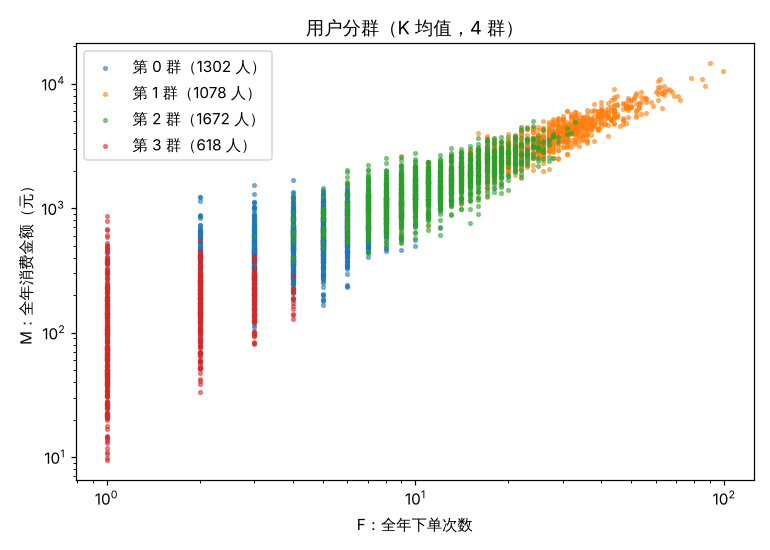

Source code (Python):
"""实验 9-2：RFM 用户分群——先按规则分，再用 K 均值聚类"""
from pathlib import Path
import numpy as np
import pandas as pd
import matplotlib.pyplot as plt
from sklearn.preprocessing import StandardScaler
from sklearn.cluster import KMeans

plt.rcParams["font.sans-serif"] = ["SimHei", "Microsoft YaHei", "PingFang SC",
                                   "WenQuanYi Zen Hei", "Noto Sans CJK SC"]
plt.rcParams["axes.unicode_minus"] = False

DATA = Path(__file__).resolve().parents[1] / "data"
orders = pd.read_csv(DATA / "orders.csv", parse_dates=["下单时间"])
today = pd.Timestamp("2026-01-01")               # 以 2026 年 1 月 1 日作为“今天”

# ---------- 1. 计算每个用户的 R、F、M ----------
rfm = orders.groupby("user_id").agg(
    最近下单=("下单时间", "max"),
    F=("order_id", "count"),                     # 频率：下了几单
    M=("实付金额", "sum"),                       # 金额：一共花了多少钱
)
rfm["R"] = (today - rfm["最近下单"]).dt.days    # 最近一次下单距今几天，越小越好
rfm = rfm[["R", "F", "M"]]
print(rfm.describe().round(1))

# ---------- 2. 规则分群：每个指标和中位数比，分“高 / 低” ----------
r_good = rfm["R"] <= rfm["R"].median()          # R 小 = 最近来过 = 好
f_high = rfm["F"] > rfm["F"].median()
m_high = rfm["M"] > rfm["M"].median()
names = {(True, True, True): "重要价值客户", (False, True, True): "重要唤回客户",
         (True, False, True): "重要发展客户", (False, False, True): "重要挽留客户",
         (True, True, False): "一般价值客户", (False, True, False): "一般唤回客户",
         (True, False, False): "一般发展客户", (False, False, False): "一般挽留客户"}
rfm["规则分群"] = [names[k] for k in zip(r_good, f_high, m_high)]
print(rfm["规则分群"].value_counts())

# ---------- 3. K 均值聚类：先取对数、再标准化，然后分成 4 群 ----------
X = StandardScaler().fit_transform(np.log1p(rfm[["R", "F", "M"]]))
for k in range(2, 7):                            # 看看分几群合适：惯性越小越紧凑
    print(k, "群，惯性", round(KMeans(k, n_init=10, random_state=2026).fit(X).inertia_))
km = KMeans(n_clusters=4, n_init=10, random_state=2026).fit(X)
rfm["聚类"] = km.labels_

# ---------- 4. 分群画像：每群的人数和 R、F、M 的中位数 ----------
profile = rfm.groupby("聚类").agg(人数=("R", "size"), R中位数=("R", "median"),
                                F中位数=("F", "median"), M中位数=("M", "median")).round(0)
profile["交易额占比"] = (rfm.groupby("聚类")["M"].sum() / rfm["M"].sum()).round(3)
print(profile.sort_values("M中位数", ascending=False))

# ---------- 5. 画图：F 和 M 的散点图，颜色表示聚类 ----------
fig, ax = plt.subplots(figsize=(7, 5))
for c, g in rfm.groupby("聚类"):
    ax.scatter(g["F"], g["M"], s=6, alpha=0.5, label=f"第 {c} 群（{len(g)} 人）")
ax.set_xlabel("F：全年下单次数"); ax.set_ylabel("M：全年消费金额（元）")
ax.set_xscale("log"); ax.set_yscale("log")
ax.legend(); ax.set_title("用户分群（K 均值，4 群）")
plt.tight_layout()
plt.savefig(Path(__file__).with_name("lab9_2_rfm.png"), dpi=110)
rfm.to_csv(Path(__file__).with_name("用户分群结果.csv"), encoding="utf-8-sig")
